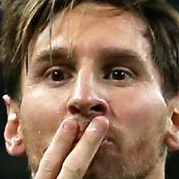
#> input picture images_dataset/cropped/lionel_messi/lionel_messi1.png, 179 x 179 px, given in place of sharapova-hits-the-practice-courts-and-met-ball-kids.jpg, which was not available
$ python crop_image_face_dataset.py
#> lines starting #> are read from the running program, lines starting #| are printed output that depends on the picture; pictures that were not available may be replaced by others from this repository, and a replacement may not be noted
import os
import shutil
import numpy as np
import cv2
import matplotlib.pyplot as plt

cropped_path = r"C:\Users\mshai\Documents\face_image_ML_project\images_dataset\cropped"
celebrity_filename_dict = {}

def get_cropped_face(image_path):
    img = cv2.imread(image_path)
    gray_img = cv2.cvtColor(img, cv2.COLOR_BGR2GRAY)
    faces = face_cascade.detectMultiScale(gray_img, 1.3, 5)
    for (x,y,w,h) in faces:
        roi_gray = gray_img[y:y+h, x:x+w]
        roi_color = img[y:y+h, x:x+w]
        eyes = eye_cascade.detectMultiScale(roi_gray)
        if len(eyes) >=2:
            return roi_color


img = cv2.imread("C:/Users/mshai/Documents/face_image_ML_project/images_dataset/maria_sharapova/sharapova-hits-the-practice-courts-and-met-ball-kids.jpg")
#> img is the input picture: shape (179, 179, 3); mean B, G, R 87, 109.2, 138.2
print(img.shape)
#| (179, 179, 3)
plt.imshow(img)

grayimg = cv2.cvtColor(img, cv2.COLOR_BGR2GRAY)
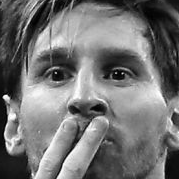
#> grayimg: shape (179, 179); min 0, max 254, mean 115.4
print(grayimg.shape)
#| (179, 179)
#> pass 3 of the loop `for root, dirs, files in  os.walk(r"C:\Users\mshai\Documents\face_imag..`:
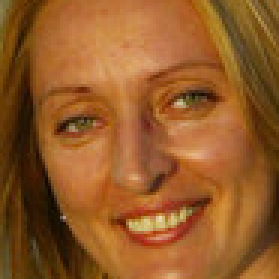
#> input picture images_dataset/cropped/maria_sharapova/maria_sharapova1.png, 93 x 93 px (shown 3 times larger)
#> in get_cropped_face, img is the input picture: shape (93, 93, 3); mean B, G, R 40.2, 90.6, 147.5
#> in get_cropped_face, `gray_img = cv2.cvtColor(img, cv2.COLOR_BGR2GRAY)`:
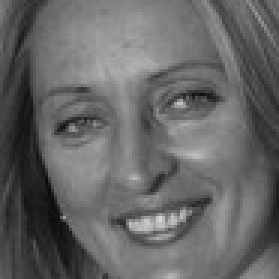
#> gray_img: shape (93, 93) (shown 3 times larger); min 8, max 218, mean 101.9
#> faces = [[5, 8, 78, 78]]
#> the loop in get_cropped_face, `for (x,y,w,h) in faces:` made 1 pass
#> (x, y, w, h, eyes) on pass 1: (5, 8, 78, 78, [[45, 13, 26, 26], [9, 22, 24, 24]])
#> pass 1, in get_cropped_face, `roi_color = img[y:y+h, x:x+w]`:
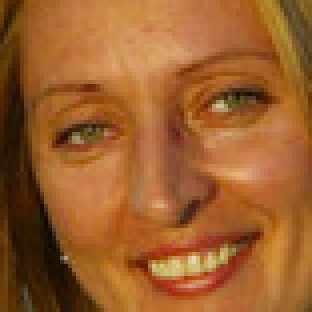
#> roi_color: shape (78, 78, 3) (shown 4 times larger); mean B, G, R 44.4, 94.9, 155.9
#> the loop made 4 passes; the first 3 are shown
plt.imshow(grayimg, cmap='gray')

face_cascade = cv2.CascadeClassifier(r"C:\Users\mshai\Documents\face_image_ML_project\opencv\haarcascades\haarcascade_frontalface_default.xml")
eye_cascade = cv2.CascadeClassifier(r"C:\Users\mshai\Documents\face_image_ML_project\opencv\haarcascades\haarcascade_eye.xml")

if os.path.exists(cropped_path):
    shutil.rmtree(cropped_path)
os.mkdir(cropped_path)

cv2.destroyAllWindows()
for root, dirs, files in  os.walk(r"C:\Users\mshai\Documents\face_image_ML_project\images_dataset"):
    celebrity_name = root.split("\\")[-1]
    if celebrity_name != "cropped":
        celebrity_filename_dict[celebrity_name] = []
    count = 1

    for file in files:
        image_file_path = os.path.join(root, file)
        roi_color = get_cropped_face(image_file_path)
        if roi_color is not None:
            cropped_folder = os.path.join(cropped_path, celebrity_name)
            if not os.path.exists(cropped_folder):
                os.mkdir(cropped_folder)
            print("Generationg image to folder: ", cropped_folder)
            cropped_filename = celebrity_name + str(count) + '.png'
            cropped_filepath = os.path.join(cropped_folder, cropped_filename)
            cv2.imwrite(cropped_filepath, roi_color)
            celebrity_filename_dict[celebrity_name].append(cropped_filepath)
            count+=1

print(celebrity_filename_dict)
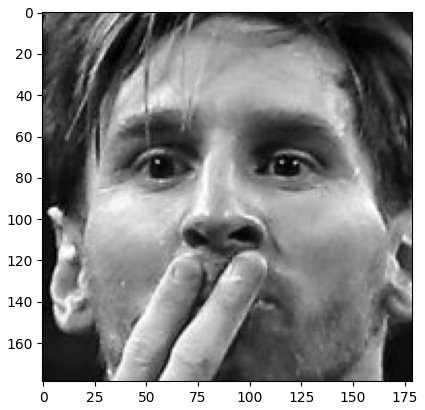
#> figure drawn by matplotlib, 1 panel; B, G, R data is drawn as R, G, B
